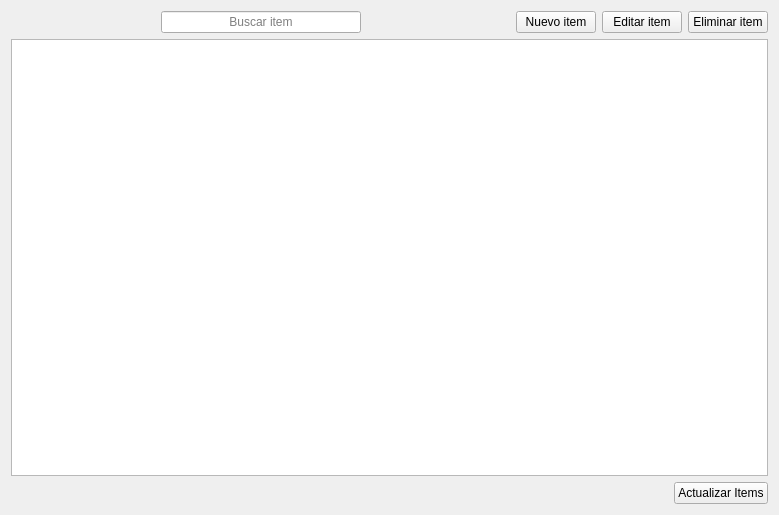
<?xml version="1.0" encoding="UTF-8"?>
<ui version="4.0">
 <class>ItemsPage</class>
 <widget class="QWidget" name="ItemsPage">
  <property name="geometry">
   <rect>
    <x>0</x>
    <y>0</y>
    <width>779</width>
    <height>515</height>
   </rect>
  </property>
  <property name="windowTitle">
   <string>Form</string>
  </property>
  <layout class="QVBoxLayout" name="verticalLayout">
   <item>
    <layout class="QHBoxLayout" name="horizontalLayout">
     <item>
      <spacer name="horizontalSpacer">
       <property name="orientation">
        <enum>Qt::Orientation::Horizontal</enum>
       </property>
       <property name="sizeHint" stdset="0">
        <size>
         <width>40</width>
         <height>20</height>
        </size>
       </property>
      </spacer>
     </item>
     <item>
      <widget class="QLineEdit" name="searchLineEdit">
       <property name="minimumSize">
        <size>
         <width>200</width>
         <height>0</height>
        </size>
       </property>
       <property name="alignment">
        <set>Qt::AlignmentFlag::AlignCenter</set>
       </property>
       <property name="placeholderText">
        <string>Buscar item</string>
       </property>
       <property name="clearButtonEnabled">
        <bool>true</bool>
       </property>
      </widget>
     </item>
     <item>
      <spacer name="horizontalSpacer_2">
       <property name="orientation">
        <enum>Qt::Orientation::Horizontal</enum>
       </property>
       <property name="sizeHint" stdset="0">
        <size>
         <width>40</width>
         <height>20</height>
        </size>
       </property>
      </spacer>
     </item>
     <item>
      <widget class="QPushButton" name="newItemButton">
       <property name="text">
        <string>Nuevo item</string>
       </property>
      </widget>
     </item>
     <item>
      <widget class="QPushButton" name="editItemButton">
       <property name="text">
        <string>Editar item</string>
       </property>
      </widget>
     </item>
     <item>
      <widget class="QPushButton" name="deleteItemButton">
       <property name="text">
        <string>Eliminar item</string>
       </property>
      </widget>
     </item>
    </layout>
   </item>
   <item>
    <widget class="QTableView" name="tableView"/>
   </item>
   <item>
    <layout class="QHBoxLayout" name="horizontalLayout_2">
     <item>
      <spacer name="horizontalSpacer_3">
       <property name="orientation">
        <enum>Qt::Orientation::Horizontal</enum>
       </property>
       <property name="sizeHint" stdset="0">
        <size>
         <width>40</width>
         <height>20</height>
        </size>
       </property>
      </spacer>
     </item>
     <item>
      <widget class="QPushButton" name="refreshButton">
       <property name="text">
        <string>Actualizar Items</string>
       </property>
      </widget>
     </item>
    </layout>
   </item>
  </layout>
 </widget>
 <resources/>
 <connections/>
</ui>
